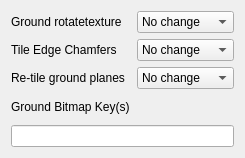
         <widget class="QWidget" name="layoutWidget">
          <property name="geometry">
           <rect>
            <x>572</x>
            <y>159</y>
            <width>245</width>
            <height>158</height>
           </rect>
          </property>
          <layout class="QGridLayout" name="groundFixesLayout">
           <item row="0" column="0">
            <widget class="QLabel" name="groundRotateTextureLabel">
             <property name="whatsThis">
              <string>&lt;html&gt;&lt;head/&gt;&lt;body&gt;&lt;p&gt;The &amp;quot;&lt;span style=&quot; font-weight:600;&quot;&gt;ground&lt;/span&gt;&amp;quot; bitmap key allows one or more substrings to be specified separated by spaces, in the same way as the other key fields. The options to set rotatetexture to 0 or 1 or to leave it unchanged function in the same way as the ones for water.&lt;/p&gt;&lt;/body&gt;&lt;/html&gt;</string>
             </property>
             <property name="text">
              <string>Ground rotatetexture</string>
             </property>
            </widget>
           </item>
           <item row="0" column="1">
            <widget class="QComboBox" name="groundRotateTextureCombo">
             <property name="minimumSize">
              <size>
               <width>97</width>
               <height>0</height>
              </size>
             </property>
             <property name="maximumSize">
              <size>
               <width>97</width>
               <height>16777215</height>
              </size>
             </property>
             <property name="whatsThis">
              <string>&lt;html&gt;&lt;head/&gt;&lt;body&gt;&lt;p&gt;The &amp;quot;&lt;span style=&quot; font-weight:600;&quot;&gt;ground&lt;/span&gt;&amp;quot; bitmap key allows one or more substrings to be specified separated by spaces, in the same way as the other key fields. The options to set rotatetexture to 0 or 1 or to leave it unchanged function in the same way as the ones for water.&lt;/p&gt;&lt;/body&gt;&lt;/html&gt;</string>
             </property>
             <item>
              <property name="text">
               <string>No change</string>
              </property>
             </item>
             <item>
              <property name="text">
               <string>1</string>
              </property>
             </item>
             <item>
              <property name="text">
               <string>0</string>
              </property>
             </item>
            </widget>
           </item>
           <item row="1" column="0">
            <widget class="QLabel" name="tileEdgeChamfersLabel">
             <property name="whatsThis">
              <string>&lt;html&gt;&lt;head/&gt;&lt;body&gt;&lt;p&gt;The ground key is also used as a filter for the option to add or remove &lt;span style=&quot; font-weight:600;&quot;&gt;Tile Edge Chamfers&lt;/span&gt;. This is a technique[1] for avoiding 'sparklies' (white pixels) between adjacent tiles. Chamfers or bevelled edges 3cm out and 3cm down are added to the ground planes at tile edges and although they will normally be hidden by the adjacent tiles, they ensure that there are no broken edges that might allow daylight to leak through. They are assigned to a special smoothing group (CM3 uses 21) so that the smoothing of the visible ground plane is not disrupted. Note that transparent surfaces (ones with alpha or alphakeys &amp;lt; 1) and ones that slope up or down more than 30 degrees at the tile edge are not chamfered, to avoid the possibility of the chamfer being accidentally visible above or through the ground of the adjacent tile.&lt;/p&gt;&lt;p&gt;&lt;br/&gt;&lt;/p&gt;&lt;p&gt;1. Rosenkrantz, L., private communication with OldMansBeard, 2008&lt;/p&gt;&lt;/body&gt;&lt;/html&gt;</string>
             </property>
             <property name="text">
              <string>Tile Edge Chamfers</string>
             </property>
            </widget>
           </item>
           <item row="1" column="1">
            <widget class="QComboBox" name="tileEdgeChamfersCombo">
             <property name="minimumSize">
              <size>
               <width>97</width>
               <height>0</height>
              </size>
             </property>
             <property name="maximumSize">
              <size>
               <width>97</width>
               <height>16777215</height>
              </size>
             </property>
             <property name="whatsThis">
              <string>&lt;html&gt;&lt;head/&gt;&lt;body&gt;&lt;p&gt;The ground key is also used as a filter for the option to add or remove &lt;span style=&quot; font-weight:600;&quot;&gt;Tile Edge Chamfers&lt;/span&gt;. This is a technique[1] for avoiding 'sparklies' (white pixels) between adjacent tiles. Chamfers or bevelled edges 3cm out and 3cm down are added to the ground planes at tile edges and although they will normally be hidden by the adjacent tiles, they ensure that there are no broken edges that might allow daylight to leak through. They are assigned to a special smoothing group (CM3 uses 21) so that the smoothing of the visible ground plane is not disrupted. Note that transparent surfaces (ones with alpha or alphakeys &amp;lt; 1) and ones that slope up or down more than 30 degrees at the tile edge are not chamfered, to avoid the possibility of the chamfer being accidentally visible above or through the ground of the adjacent tile.&lt;/p&gt;&lt;p&gt;&lt;br/&gt;&lt;/p&gt;&lt;p&gt;1. Rosenkrantz, L., private communication with OldMansBeard, 2008&lt;/p&gt;&lt;/body&gt;&lt;/html&gt;</string>
             </property>
             <item>
              <property name="text">
               <string>No change</string>
              </property>
             </item>
             <item>
              <property name="text">
               <string>Add</string>
              </property>
             </item>
             <item>
              <property name="text">
               <string>Delete</string>
              </property>
             </item>
            </widget>
           </item>
           <item row="2" column="0">
            <widget class="QLabel" name="retileGroundPlanesLabel">
             <property name="whatsThis">
              <string>&lt;html&gt;&lt;head/&gt;&lt;body&gt;&lt;p&gt;Redo the UV mapping of ground planes to repeat in whole units across tile widths.&lt;/p&gt;&lt;/body&gt;&lt;/html&gt;</string>
             </property>
             <property name="text">
              <string>Re-tile ground planes</string>
             </property>
            </widget>
           </item>
           <item row="2" column="1">
            <widget class="QComboBox" name="retileGroundPlanesCombo">
             <property name="minimumSize">
              <size>
               <width>97</width>
               <height>0</height>
              </size>
             </property>
             <property name="maximumSize">
              <size>
               <width>97</width>
               <height>16777215</height>
              </size>
             </property>
             <property name="whatsThis">
              <string>&lt;html&gt;&lt;head/&gt;&lt;body&gt;&lt;p&gt;Redo the UV mapping of ground planes to repeat in whole units across tile widths.&lt;/p&gt;&lt;/body&gt;&lt;/html&gt;</string>
             </property>
             <item>
              <property name="text">
               <string>No change</string>
              </property>
             </item>
             <item>
              <property name="text">
               <string>1x1</string>
              </property>
             </item>
             <item>
              <property name="text">
               <string>2x2</string>
              </property>
             </item>
             <item>
              <property name="text">
               <string>3x3</string>
              </property>
             </item>
            </widget>
           </item>
           <item row="3" column="0" colspan="2">
            <widget class="QLabel" name="groundBitmapKeysLabel">
             <property name="text">
              <string>Ground Bitmap Key(s)</string>
             </property>
            </widget>
           </item>
           <item row="4" column="0" colspan="2">
            <widget class="QLineEdit" name="groundBitmapKeys">
             <property name="toolTip">
              <string>Separate multiple keys by spaces</string>
             </property>
            </widget>
           </item>
          </layout>
         </widget>
